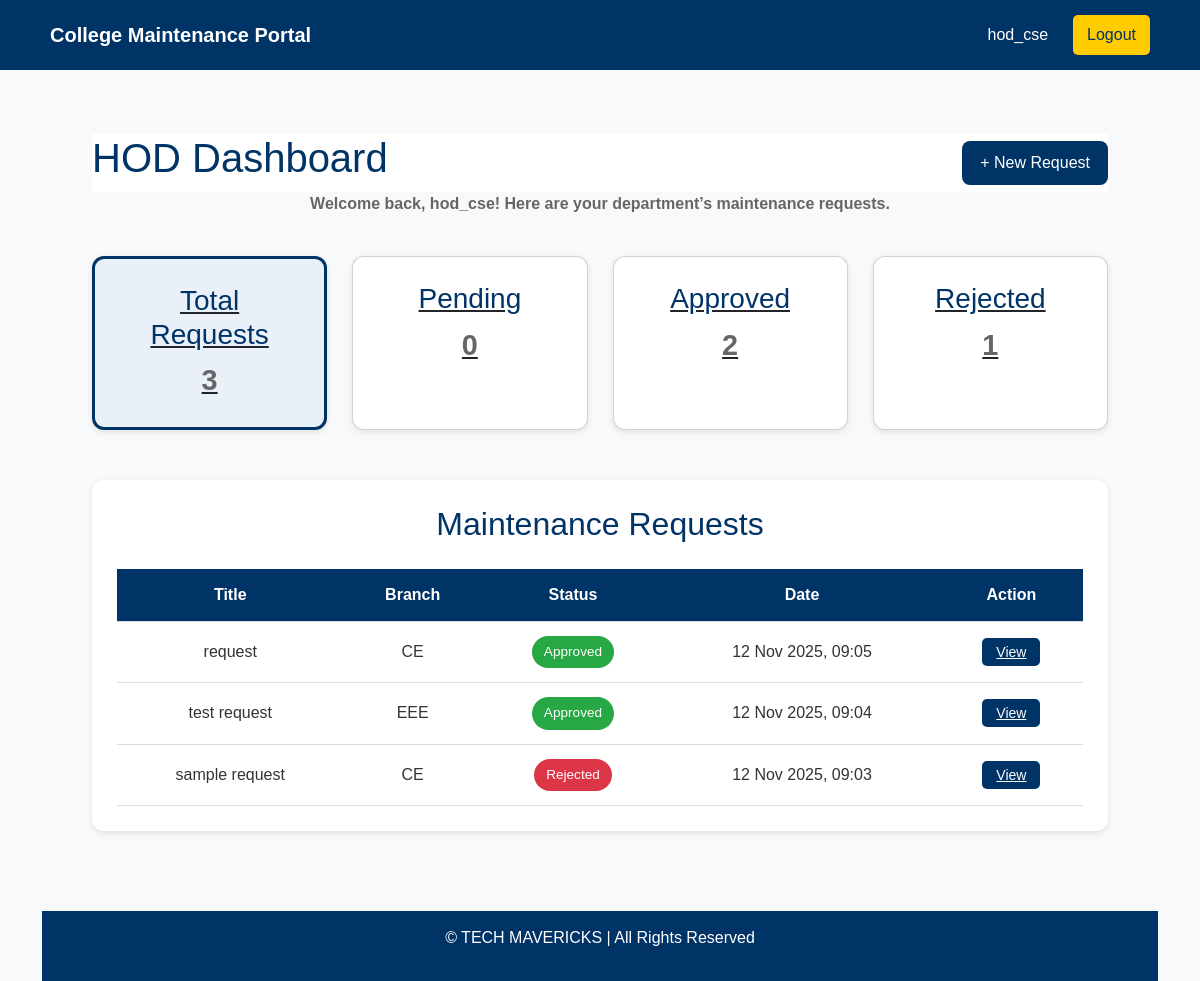
/hod/dashboard/ (signed in), run on an earlier commit of the app's database.
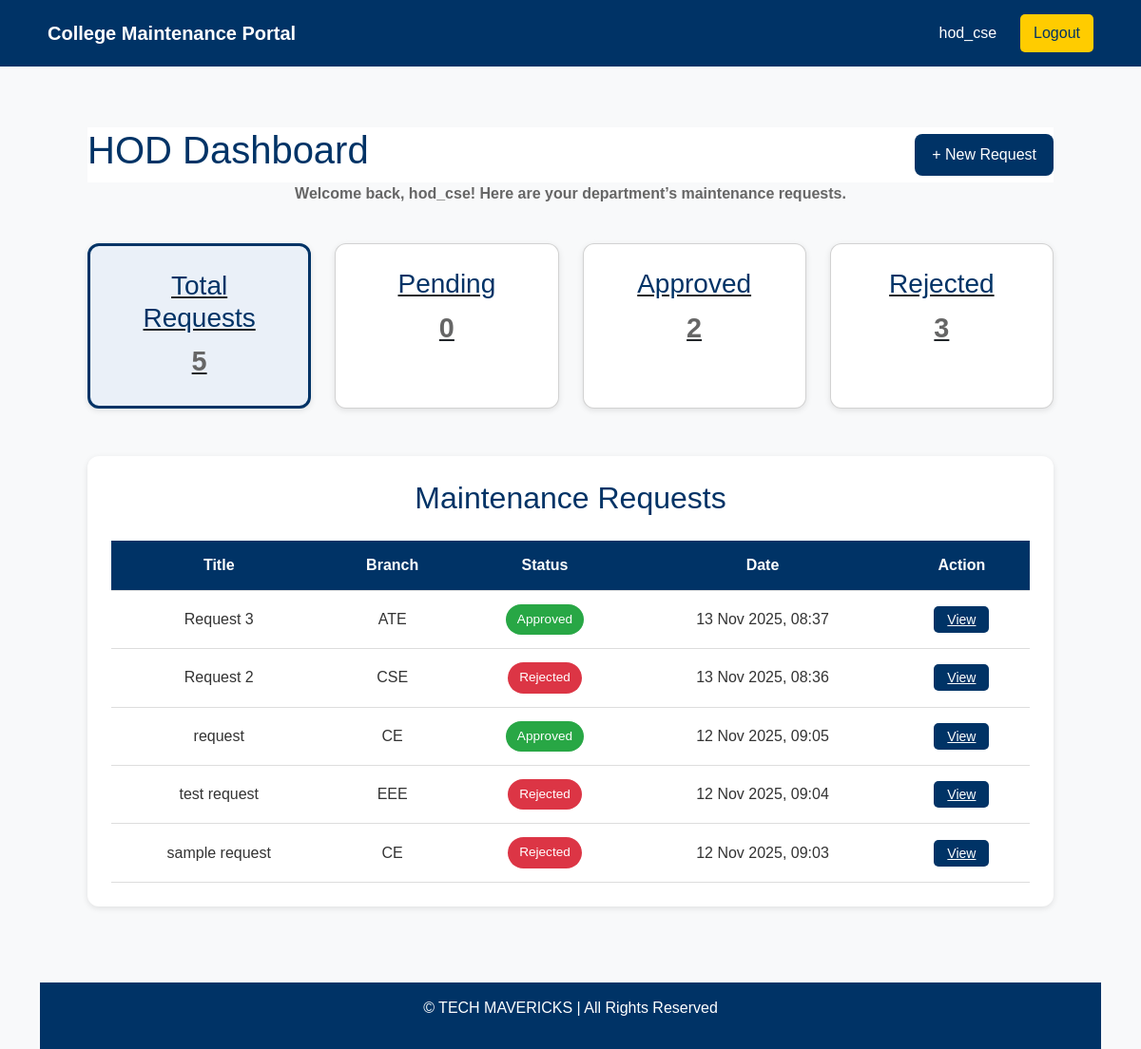
And on a later commit of the database.
### maintenance_app/models.py (models this page shows, shortened)
class MaintenanceRequest(models.Model):
    STATUS_CHOICES = [('Pending','Pending'),('Approved','Approved'),('Rejected','Rejected'),('Completed','Completed'),]
    hod = models.ForeignKey(User, on_delete=models.CASCADE)
    branch = models.CharField(max_length=100)
    title = models.CharField(max_length=150)
    lab_name = models.CharField(max_length=100)
    description = models.TextField()
    date_submitted = models.DateTimeField(auto_now_add=True)
    status = models.CharField(max_length=20, choices=STATUS_CHOICES, default='Pending')
    admin_remark = models.TextField(blank=True, null=True)
    updated_at = models.DateTimeField(auto_now=True)
    selected_items = models.TextField(blank=True, null=True)
    total_amount = models.DecimalField(max_digits=12, decimal_places=2, default=0.00)

### maintenance_app/views.py (the view)
# urls.py: path('hod/dashboard/', views.hod_dashboard, name='hod_dashboard'),
@never_cache
@login_required
def hod_dashboard(request):
    requests = MaintenanceRequest.objects.filter(hod=request.user).order_by('-date_submitted')
    status_filter = request.GET.get("status")
    if status_filter:
        requests = requests.filter(status=status_filter)
    total = requests.count() if not status_filter else MaintenanceRequest.objects.filter(hod=request.user).count()
    pending = MaintenanceRequest.objects.filter(hod=request.user, status="Pending").count()
    approved = MaintenanceRequest.objects.filter(hod=request.user, status="Approved").count()
    rejected = MaintenanceRequest.objects.filter(hod=request.user, status="Rejected").count()
    context = {
        "requests": requests,
        "total": total,
        "pending": pending,
        "approved": approved,
        "rejected": rejected,
        "status_filter": status_filter,
    }
    return render(request, "hod_dashboard.html", context)

### maintenance_app/templates/hod_dashboard.html (shortened to what this page needs)
{% extends 'base.html' %}
{% load static %}
{% block content %}
<link rel="stylesheet" href="{% static 'css/admin.css' %}">
<section class="dashboard">
 <div class="dashboard-header">
    <h1>HOD Dashboard</h1>
    <a href="{% url 'new_request' %}" class="btn-new">+ New Request</a>
  </div>
  <b><p>Welcome back, {{ user.username }}! Here are your department’s maintenance requests.</p></b>
  <div class="cards">
    <a href="{% url 'hod_dashboard' %}" class="card {% if not status_filter %}active{% endif %}">
      <h3>Total Requests</h3>
      <p>{{ total }}</p>
    </a>
    <a href="?status=Pending" class="card {% if status_filter == 'Pending' %}active{% endif %}">
      <h3>Pending</h3>
      <p>{{ pending }}</p>
    </a>
    <a href="?status=Approved" class="card {% if status_filter == 'Approved' %}active{% endif %}">
      <h3>Approved</h3>
      <p>{{ approved }}</p>
    </a>
    <a href="?status=Rejected" class="card {% if status_filter == 'Rejected' %}active{% endif %}">
      <h3>Rejected</h3>
      <p>{{ rejected }}</p>
    </a>
  </div>
  <div class="table-section" id="table">
    <h2>Maintenance Requests</h2>
    {% if requests %}
    <div class="table-responsive">
      <table>
        <thead>
          <tr>
            <th>Title</th>
            <th>Branch</th>
            <th>Status</th>
            <th>Date</th>
            <th>Action</th>
          </tr>
        </thead>
        <tbody>
          {% for r in requests %}
          <tr>
            <td>{{ r.title }}</td>
            <td>{{ r.branch }}</td>
            <td><span class="status {{ r.status }}">{{ r.status }}</span></td>
            <td>{{ r.date_submitted|date:"d M Y, H:i" }}</td>
            <td><a href="{% url 'request_detail' r.pk %}" class="btn-action">View</a></td>
          </tr>
          {% endfor %}
        </tbody>
      </table>
    </div>
    {% else %}
    <p class="text-muted text-center">No maintenance requests yet.</p>
    {% endif %}
  </div>
</section>
<footer>
  <p>© TECH MAVERICKS | All Rights Reserved</p>
</footer>
{% endblock %}

What changed in the data, as far as the page shows it:
added MaintenanceRequest: title "Request 3", branch "ATE", status "Approved", date_submitted "13 Nov 2025, 08:37"
added MaintenanceRequest: title "Request 2", branch "CSE", status "Rejected", date_submitted "13 Nov 2025, 08:36"
changed MaintenanceRequest "test request": status "Approved" → "Rejected"
Also different on the page:
{{ total }}: "3" → "5"
{{ rejected }}: "1" → "3"
